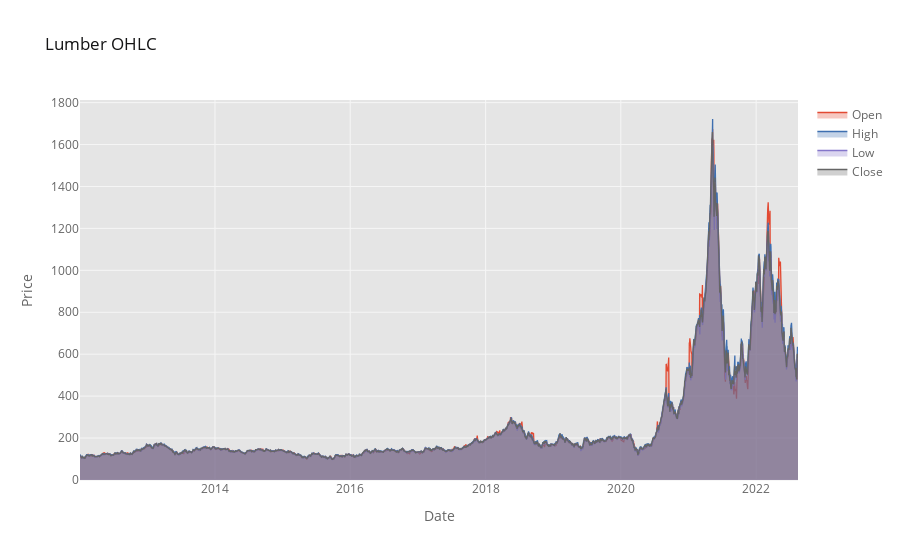

The cell this chart's notebook holds for it:
### Code cell
from textwrap import fill


Lumber_OHLCVI[['Open','High','Low','Close']].iplot(fill=True, title='Lumber OHLC', xTitle='Date', yTitle='Price', theme = 'ggplot')

### Figure 1 — Plotly figure (JSON) as saved in the notebook; plotly's stock layout.template omitted (floating-point values rounded to 4 significant figures; data arrays with more than 128 entries replaced by an {"elided": "..."} marker saying what was removed)
{"data": [{"fill": "tozeroy", "fillcolor": "rgba(226, 74, 51, 0.3)", "line": {"color": "rgba(226, 74, 51, 1.0)", "dash": "solid", "shape": "linear", "width": 1.3}, "mode": "lines", "name": "Open", "text": "", "type": "scatter", "x": {"elided": "2675 str values"}, "y": {"elided": "2675 float values"}}, {"fill": "tozeroy", "fillcolor": "rgba(62, 111, 176, 0.3)", "line": {"color": "rgba(62, 111, 176, 1.0)", "dash": "solid", "shape": "linear", "width": 1.3}, "mode": "lines", "name": "High", "text": "", "type": "scatter", "x": {"elided": "2675 str values"}, "y": {"elided": "2675 float values"}}, {"fill": "tozeroy", "fillcolor": "rgba(132, 118, 202, 0.3)", "line": {"color": "rgba(132, 118, 202, 1.0)", "dash": "solid", "shape": "linear", "width": 1.3}, "mode": "lines", "name": "Low", "text": "", "type": "scatter", "x": {"elided": "2675 str values"}, "y": {"elided": "2675 float values"}}, {"fill": "tozeroy", "fillcolor": "rgba(101, 101, 101, 0.3)", "line": {"color": "rgba(101, 101, 101, 1.0)", "dash": "solid", "shape": "linear", "width": 1.3}, "mode": "lines", "name": "Close", "text": "", "type": "scatter", "x": {"elided": "2675 str values"}, "y": {"elided": "2675 float values"}}], "layout": {"legend": {"bgcolor": "#FFFFFF", "font": {"color": "#666666"}}, "paper_bgcolor": "#FFFFFF", "plot_bgcolor": "#E5E5E5", "title": {"font": {"color": "#151516"}, "text": "Lumber OHLC"}, "xaxis": {"gridcolor": "#F6F6F6", "showgrid": true, "tickfont": {"color": "#666666"}, "title": {"font": {"color": "#666666"}, "text": "Date"}, "zerolinecolor": "#F6F6F6"}, "yaxis": {"gridcolor": "#F6F6F6", "showgrid": true, "tickfont": {"color": "#666666"}, "title": {"font": {"color": "#666666"}, "text": "Price"}, "zerolinecolor": "#F6F6F6"}}}
